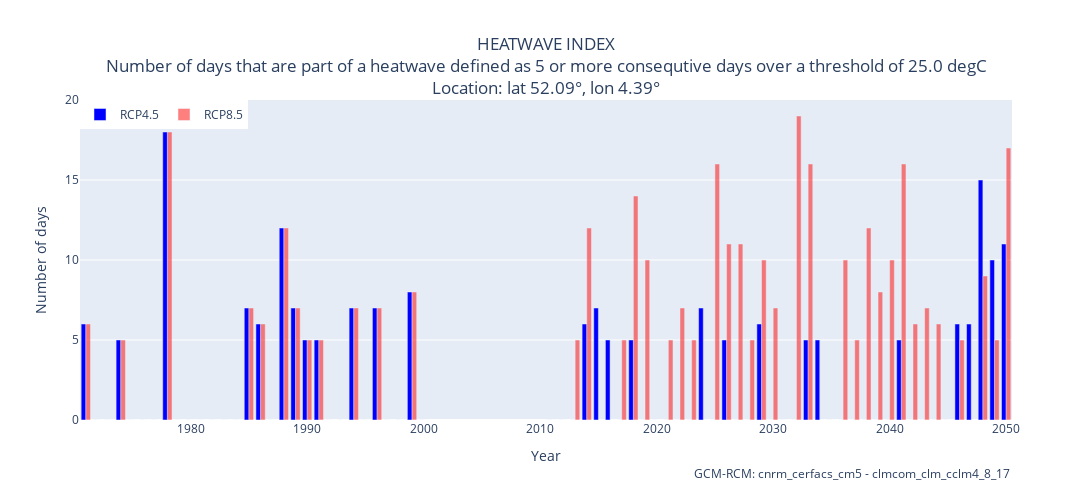

The notebook cell this image was saved under:
### Markdown cell above
### Plot the heatwave index (HWI)
Number of days that are part of a heatwave, defined as five or more consecutive days over a threshold of 25 degrees (or with other thresholds if specified differently above!).

### Code cell
# This code plots the data with heatwave index for the selected pixel 
# Sample data
b = pixel_values_hwih + pixel_values_hwi45
t = pixel_values_hwih + pixel_values_hwi85 
# Define years
yearh = list(range(1971, 2001))
yearp1 = list(range(2011, 2101))
year = yearh + yearp1
# Create figure
fig = go.Figure()
# Add bar trace for 'b'
fig.add_trace(go.Bar(x=year, y=b, name='RCP4.5', marker_color='blue'))
# Add bar trace for 't'
fig.add_trace(go.Bar(x=year, y=t, name='RCP8.5', opacity=0.5, marker_color='red'))

# Add information on models
fig.add_annotation(xref='paper',yref='paper', y=-0.2,x=1, showarrow=False,
            text=f'GCM-RCM: {gcm_model} - {rcm_model}')

# Update layout
fig.update_layout(
    title={'text':f'HEATWAVE INDEX<br>Number of days that are part of a heatwave defined as {thresh_window} or more consequtive days over a threshold of {thresh_tempmax}<br>Location: lat {lat:.02f}\u00B0, lon {lon:.02f}\u00B0','x':0.5,'xanchor': 'center'},
    xaxis_title='Year',
    yaxis_title='Number of days',
    legend=dict(x=0, y=1, traceorder='normal', orientation='h'),
    width=1100,
    height=500)

### Figure 1 — Plotly figure (JSON) as saved in the notebook; plotly's stock layout.template omitted (floating-point values rounded to 4 significant figures)
{"data": [{"marker": {"color": "blue"}, "name": "RCP4.5", "type": "bar", "x": [1971, 1972, 1973, 1974, 1975, 1976, 1977, 1978, 1979, 1980, 1981, 1982, 1983, 1984, 1985, 1986, 1987, 1988, 1989, 1990, 1991, 1992, 1993, 1994, 1995, 1996, 1997, 1998, 1999, 2000, 2011, 2012, 2013, 2014, 2015, 2016, 2017, 2018, 2019, 2020, 2021, 2022, 2023, 2024, 2025, 2026, 2027, 2028, 2029, 2030, 2031, 2032, 2033, 2034, 2035, 2036, 2037, 2038, 2039, 2040, 2041, 2042, 2043, 2044, 2045, 2046, 2047, 2048, 2049, 2050, 2051, 2052, 2053, 2054, 2055, 2056, 2057, 2058, 2059, 2060, 2061, 2062, 2063, 2064, 2065, 2066, 2067, 2068, 2069, 2070, 2071, 2072, 2073, 2074, 2075, 2076, 2077, 2078, 2079, 2080, 2081, 2082, 2083, 2084, 2085, 2086, 2087, 2088, 2089, 2090, 2091, 2092, 2093, 2094, 2095, 2096, 2097, 2098, 2099, 2100], "y": [6, 0, 0, 5, 0, 0, 0, 18, 0, 0, 0, 0, 0, 0, 7, 6, 0, 12, 7, 5, 5, 0, 0, 7, 0, 7, 0, 0, 8, 0, 0, 0, 0, 6, 7, 5, 0, 5, 0, 0, 0, 0, 0, 7, 0, 5, 0, 0, 6, 0, 0, 0, 5, 5, 0, 0, 0, 0, 0, 0, 5, 0, 0, 0, 0, 6, 6, 15, 10, 11]}, {"marker": {"color": "red"}, "name": "RCP8.5", "opacity": 0.5, "type": "bar", "x": [1971, 1972, 1973, 1974, 1975, 1976, 1977, 1978, 1979, 1980, 1981, 1982, 1983, 1984, 1985, 1986, 1987, 1988, 1989, 1990, 1991, 1992, 1993, 1994, 1995, 1996, 1997, 1998, 1999, 2000, 2011, 2012, 2013, 2014, 2015, 2016, 2017, 2018, 2019, 2020, 2021, 2022, 2023, 2024, 2025, 2026, 2027, 2028, 2029, 2030, 2031, 2032, 2033, 2034, 2035, 2036, 2037, 2038, 2039, 2040, 2041, 2042, 2043, 2044, 2045, 2046, 2047, 2048, 2049, 2050, 2051, 2052, 2053, 2054, 2055, 2056, 2057, 2058, 2059, 2060, 2061, 2062, 2063, 2064, 2065, 2066, 2067, 2068, 2069, 2070, 2071, 2072, 2073, 2074, 2075, 2076, 2077, 2078, 2079, 2080, 2081, 2082, 2083, 2084, 2085, 2086, 2087, 2088, 2089, 2090, 2091, 2092, 2093, 2094, 2095, 2096, 2097, 2098, 2099, 2100], "y": [6, 0, 0, 5, 0, 0, 0, 18, 0, 0, 0, 0, 0, 0, 7, 6, 0, 12, 7, 5, 5, 0, 0, 7, 0, 7, 0, 0, 8, 0, 0, 0, 5, 12, 0, 0, 5, 14, 10, 0, 5, 7, 5, 0, 16, 11, 11, 5, 10, 7, 0, 19, 16, 0, 0, 10, 5, 12, 8, 10, 16, 6, 7, 6, 0, 5, 0, 9, 5, 17]}], "layout": {"annotations": [{"showarrow": false, "text": "GCM-RCM: cnrm_cerfacs_cm5 - clmcom_clm_cclm4_8_17", "x": 1, "xref": "paper", "y": -0.2, "yref": "paper"}], "height": 500, "legend": {"orientation": "h", "traceorder": "normal", "x": 0, "y": 1}, "title": {"text": "HEATWAVE INDEX<br>Number of days that are part of a heatwave defined as 5 or more consequtive days over a threshold of 25.0 degC<br>Location: lat 52.09°, lon 4.39°", "x": 0.5, "xanchor": "center"}, "width": 1100, "xaxis": {"title": {"text": "Year"}}, "yaxis": {"title": {"text": "Number of days"}}}}
